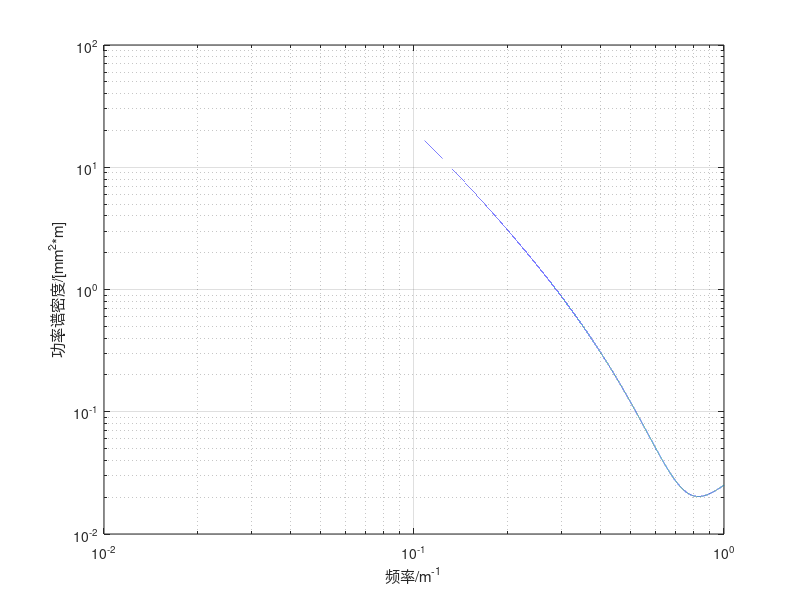

This chart was generated by the following MATLAB code:
[A,B,C,D,E,F,G] = deal(1.1029,-1.4709,0.5941,0.8480,3.8016,-0.2500,0.0112); % 左高低
fs=10000;        %采样频率
l=1:1/fs:100;    %波长范围
% 经单位转化后的轨道谱公式
S=A.*(l.^2+B*l.^3+C*l.^4)./(l.^2.*(G*l.^4+F*l.^3+E*l.^2+D*l+1)); 
q=loglog(1./l,l.^2.*S);     %画波长与功率谱密度的双对数坐标图
xlabel('频率/m^{-1}')
ylabel('功率谱密度/[mm^2*m]')
grid on
